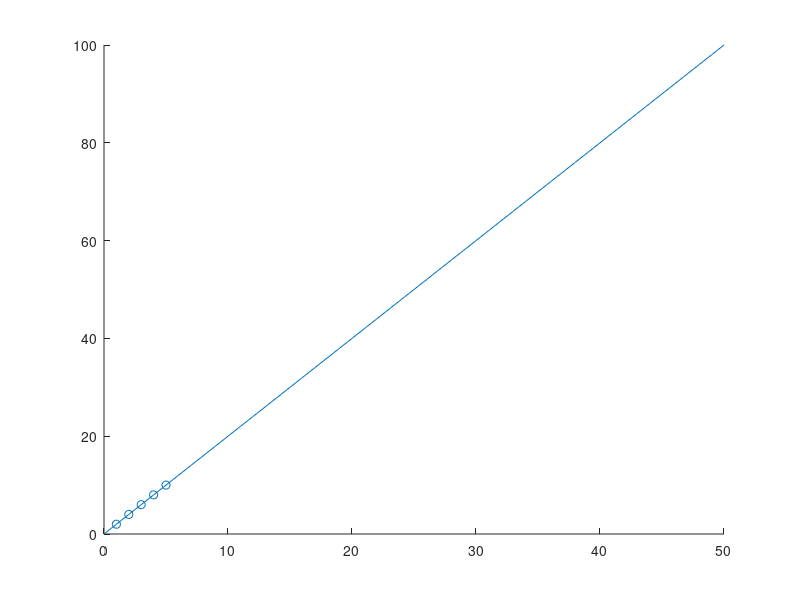

MATLAB code for this plot:
x = [1, 2, 3, 4, 5];
y = [2, 4, 6, 8, 10];

mediax = mean(x);
mediay = mean(y);

numerador = dot(x-mediax, y-mediay);
denominador = dot(x-mediax, x-mediax);

b1 = numerador / denominador;
b0 = mediay -(b1 * mediax);

fprintf("y=%dx + %d\n", b1, b0);

scatter(x, y);
hold on;

zx = linspace(0, 50, 51);
zy = b0 + (b1 * zx);

plot(zx, zy);